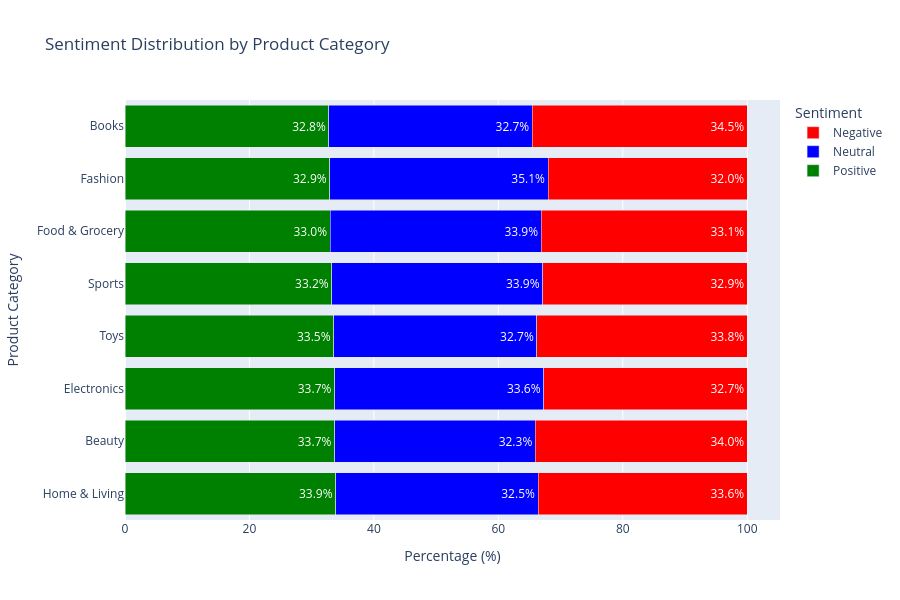

Notebook code cell kept with this figure:
### Code cell
category_sentiment = pd.crosstab(df['product_category'], df['sentiment'], normalize='index') * 100
category_sentiment = category_sentiment.sort_values('positive', ascending=False)

fig= go.Figure()
for sentiment in ['positive', 'neutral', 'negative']:
    if sentiment in category_sentiment.columns:
        fig.add_trace(go.Bar(
            name=sentiment.capitalize(),
            x=category_sentiment[sentiment].values,
            y=category_sentiment.index,
            orientation='h',
            marker_color=['green', 'blue', 'red'][['positive', 'neutral', 'negative'].index(sentiment)],
            text=category_sentiment[sentiment].round(1).astype(str) + '%',
            textposition='inside'
        ))
        
fig.update_layout(
    title_text="Sentiment Distribution by Product Category",
    xaxis_title="Percentage (%)",
    yaxis_title="Product Category",
    barmode='stack',
    height=600,
    legend_title="Sentiment"
)

fig.show()

### Figure 1 — Plotly figure (JSON) as saved in the notebook; plotly's stock layout.template omitted (floating-point values rounded to 4 significant figures)
{"data": [{"marker": {"color": "green"}, "name": "Positive", "orientation": "h", "text": ["33.9%", "33.7%", "33.7%", "33.5%", "33.2%", "33.0%", "32.9%", "32.8%"], "textposition": "inside", "type": "bar", "x": [33.86, 33.67, 33.67, 33.54, 33.24, 32.98, 32.91, 32.77], "y": ["Home & Living", "Beauty", "Electronics", "Toys", "Sports", "Food & Grocery", "Fashion", "Books"]}, {"marker": {"color": "blue"}, "name": "Neutral", "orientation": "h", "text": ["32.5%", "32.3%", "33.6%", "32.7%", "33.9%", "33.9%", "35.1%", "32.7%"], "textposition": "inside", "type": "bar", "x": [32.51, 32.28, 33.62, 32.65, 33.9, 33.91, 35.08, 32.69], "y": ["Home & Living", "Beauty", "Electronics", "Toys", "Sports", "Food & Grocery", "Fashion", "Books"]}, {"marker": {"color": "red"}, "name": "Negative", "orientation": "h", "text": ["33.6%", "34.0%", "32.7%", "33.8%", "32.9%", "33.1%", "32.0%", "34.5%"], "textposition": "inside", "type": "bar", "x": [33.63, 34.04, 32.71, 33.81, 32.87, 33.11, 32.01, 34.53], "y": ["Home & Living", "Beauty", "Electronics", "Toys", "Sports", "Food & Grocery", "Fashion", "Books"]}], "layout": {"barmode": "stack", "height": 600, "legend": {"title": {"text": "Sentiment"}}, "title": {"text": "Sentiment Distribution by Product Category"}, "xaxis": {"title": {"text": "Percentage (%)"}}, "yaxis": {"title": {"text": "Product Category"}}}}
